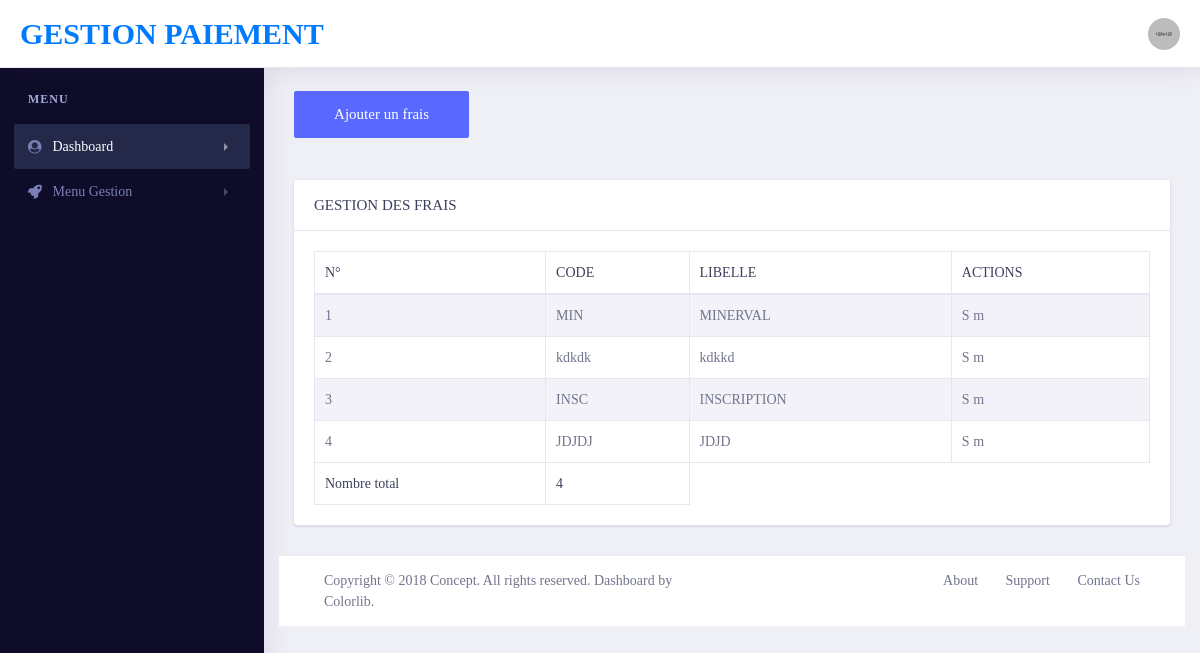
The page /frais/ on the database as committed earlier.
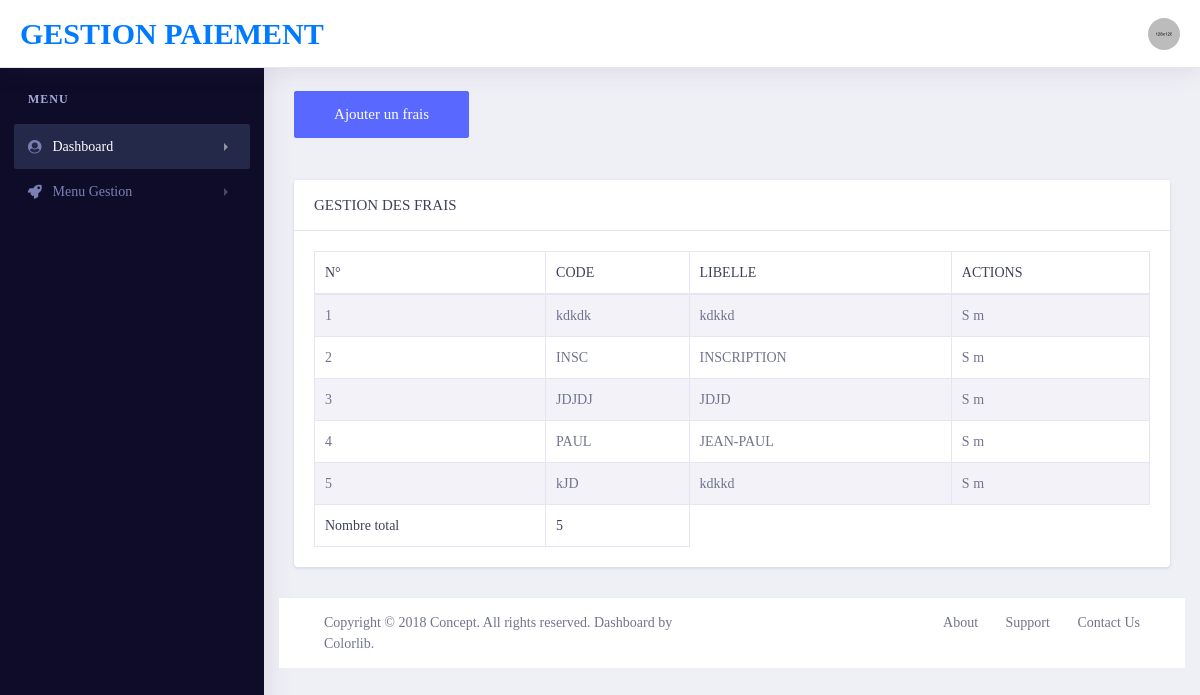
The same page on the database as committed later.
### app_gestPaie/models/frais.py (models this page shows)
class Frais(models.Model):
    codeFrais = models.CharField(max_length=10,primary_key=True)
    libelle = models.CharField(max_length=100)

### app_gestPaie/views.py (the view)
# urls.py: path('frais/',ffrais,name="ffrais"),
def ffrais(request):
    frais = Frais.objects.all()
    ctx = {
        "frais": frais,
        "nbrf": len(frais)
    }
    return render(request,'frais.html',ctx)

### app_gestPaie/templates/frais.html
{% extends "index.html" %}
{% block content %}
<div class="dashboard-wrapper">
    <div class="container-fluid  dashboard-content">
        <div class="row">
            <div class="col-xl-12 col-lg-12 col-md-12 col-sm-12 col-12">
            </div>
        </div>
        <a type="submit" href="{% url 'ajouterFrais' %}" class="btn btn-primary btn-lg btn-block" style="width: 20%;color:white;">Ajouter un frais</a>
        <br><br>
        <div class="row">
            <div class="col-xl-12 col-lg-12 col-md-12 col-sm-12 col-12">
                <div class="card">
                    <h5 class="card-header">GESTION DES FRAIS</h5>
                    <div class="card-body">
                        <div class="table-responsive">
                            <table class="table table-striped table-bordered first">
                                <thead>
                                    <tr>
                                        <th>N°</th>
                                        <th>CODE</th>
                                        <th>LIBELLE</th>
                                        <th>ACTIONS</th>
                                    </tr>
                                </thead>
                                <tbody>
                                    {% for fr in frais %}
                                    <tr>
                                        <td>{{forloop.counter}}</td>
                                        <td>{{fr.codeFrais}}</td>
                                        <td>{{fr.libelle}}</td>
                                        <td>
                                            <a href="{% url 'deleteFrais' fr.codeFrais %}"  onclick="return confirm('Etes-vous sûr de vouloir supprimer?')">S</a>
                                            <a href="{% url 'modifierFrais' fr.codeFrais %}">m</a>
                                        </td>
                                    </tr>
                                    {% endfor %}
                                </tbody>
                                <tfoot>
                                    <tr>
                                        <th>Nombre total</th>
                                        <th>{{nbrf}}</th>
                                    </tr>
                                </tfoot>
                            </table>
                        </div>
                    </div>
                </div>
            </div>
{% endblock content%}

### app_gestPaie/templates/index.html (shortened to what this page needs)
{% load static %}
<!doctype html>
<html lang="en">
<head>
    <link rel="stylesheet" href="{% static 'vendor/bootstrap/css/bootstrap.min.css' %}">
    <link href="{% static 'vendor/fonts/circular-std/style.css" rel="stylesheet' %}">
    <link rel="stylesheet" href="{% static 'libs/css/style.css' %}">
    <link rel="stylesheet" href="{% static 'vendor/fonts/fontawesome/css/fontawesome-all.css' %}">
    <link rel="stylesheet" href="{% static 'vendor/vector-map/jqvmap.css' %}">
    <link href="{% static 'vendor/jvectormap/jquery-jvectormap-2.0.2.css' %}" rel="stylesheet">
    <link rel="stylesheet" href="{% static 'vendor/charts/chartist-bundle/chartist.css' %}">
    <link rel="stylesheet" href="{% static 'vendor/charts/c3charts/c3.css' %}">
    <link rel="stylesheet" href="{% static 'vendor/charts/morris-bundle/morris.css' %}">
    <link rel="stylesheet" type="text/css" href="{% static 'vendor/daterangepicker/daterangepicker.css' %}" />
</head>
<body>
    <div class="dashboard-main-wrapper">
        <div class="dashboard-header">
            <nav class="navbar navbar-expand-lg bg-white fixed-top">
                <a class="navbar-brand" href="index.html">Gestion Paiement</a>
                <div class="collapse navbar-collapse " id="navbarSupportedContent">
                    <ul class="navbar-nav ml-auto navbar-right-top">
                        <li class="nav-item dropdown nav-user">
                            <a class="nav-link nav-user-img" href="#" id="navbarDropdownMenuLink2" data-toggle="dropdown" aria-haspopup="true" aria-expanded="false"><img src="static/images/avatar-1.jpg" alt="" class="user-avatar-md rounded-circle"></a>
                        </li>
                    </ul>
                </div>
            </nav>
        </div>
        <div class="nav-left-sidebar sidebar-dark">
            <div class="menu-list">
                <nav class="navbar navbar-expand-lg navbar-light">
                    <div class="collapse navbar-collapse" id="navbarNav">
                        <ul class="navbar-nav flex-column">
                            <li class="nav-divider">
                                Menu
                            </li>
                            <li class="nav-item ">
                                <a class="nav-link active" href="#" data-toggle="collapse" aria-expanded="false" data-target="#submenu-1" aria-controls="submenu-1"><i class="fa fa-fw fa-user-circle"></i>Dashboard <span class="badge badge-success">6</span></a>
                            </li>
                            <li class="nav-item">
                                <a class="nav-link" href="#" data-toggle="collapse" aria-expanded="false" data-target="#submenu-2" aria-controls="submenu-2"><i class="fa fa-fw fa-rocket"></i>Menu Gestion</a>
                            </li>
                        </ul>
                    </div>
                </nav>
            </div>
        </div>
        {% block content %}
        {% endblock content %}
            <div class="footer">
                <div class="container-fluid">
                    <div class="row">
                        <div class="col-xl-6 col-lg-6 col-md-6 col-sm-12 col-12">
                            Copyright © 2018 Concept. All rights reserved. Dashboard by <a href="https://colorlib.com/wp/">Colorlib</a>.
                        </div>
                        <div class="col-xl-6 col-lg-6 col-md-6 col-sm-12 col-12">
                            <div class="text-md-right footer-links d-none d-sm-block">
                                <a href="javascript: void(0);">About</a>
                                <a href="javascript: void(0);">Support</a>
                                <a href="javascript: void(0);">Contact Us</a>
                            </div>
                        </div>
                    </div>
                </div>
            </div>
        </div>
    </div>
</body>
</html>

Rows that differ between the two databases and show on the page:
removed Frais: codeFrais "MIN", libelle "MINERVAL"
added Frais: codeFrais "PAUL", libelle "JEAN-PAUL"
added Frais: codeFrais "kJD", libelle "kdkkd"
Other text that changed with them:
{{ nbrf }}: "4" → "5"
